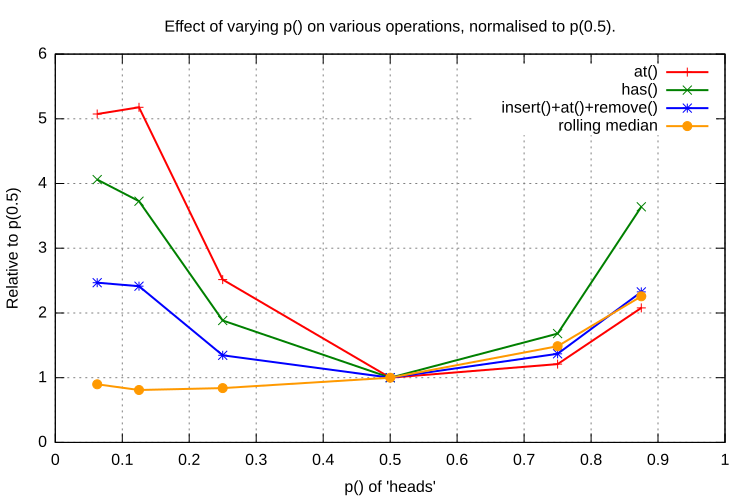

The gnuplot source for this figure:
set grid
set title "Effect of varying p() on various operations, normalised to p(0.5)."

set xlabel "p() of 'heads'"
set xrange [0:1]
set xtics 0,0.1,1


set ylabel "Relative to p(0.5)"
set yrange [0:6]
set pointsize 1
set datafile separator "\t"
# Curve fit
#cost(x) = a + (b / (x/1024))
#fit cost(x) "biased_coin_effect.dat" using 1:2 via a,b

set terminal svg size 750,500           # choose the file format
set output "biased_coin_effect.svg"   # choose the output device

# pt is pointtype
# lt is linetype
plot "biased_coin_effect.dat" using 1:7  t "at()" with linespoints pt 1 lt 1 lw 2, \
    "biased_coin_effect.dat" using 1:8 t "has()" with linespoints pt 2 lt 2 lw 2, \
    "biased_coin_effect.dat" using 1:9 t "insert()+at()+remove()" with linespoints pt 3 lt 3 lw 2, \
    "biased_coin_effect.dat" using 1:10 t "rolling median" with linespoints pt 7 lt 7 lw 2, \
    "biased_coin_effect.dat" using 1:11 t "size_of()" with linespoints pt 12 lt 12 lw 2, \

reset
